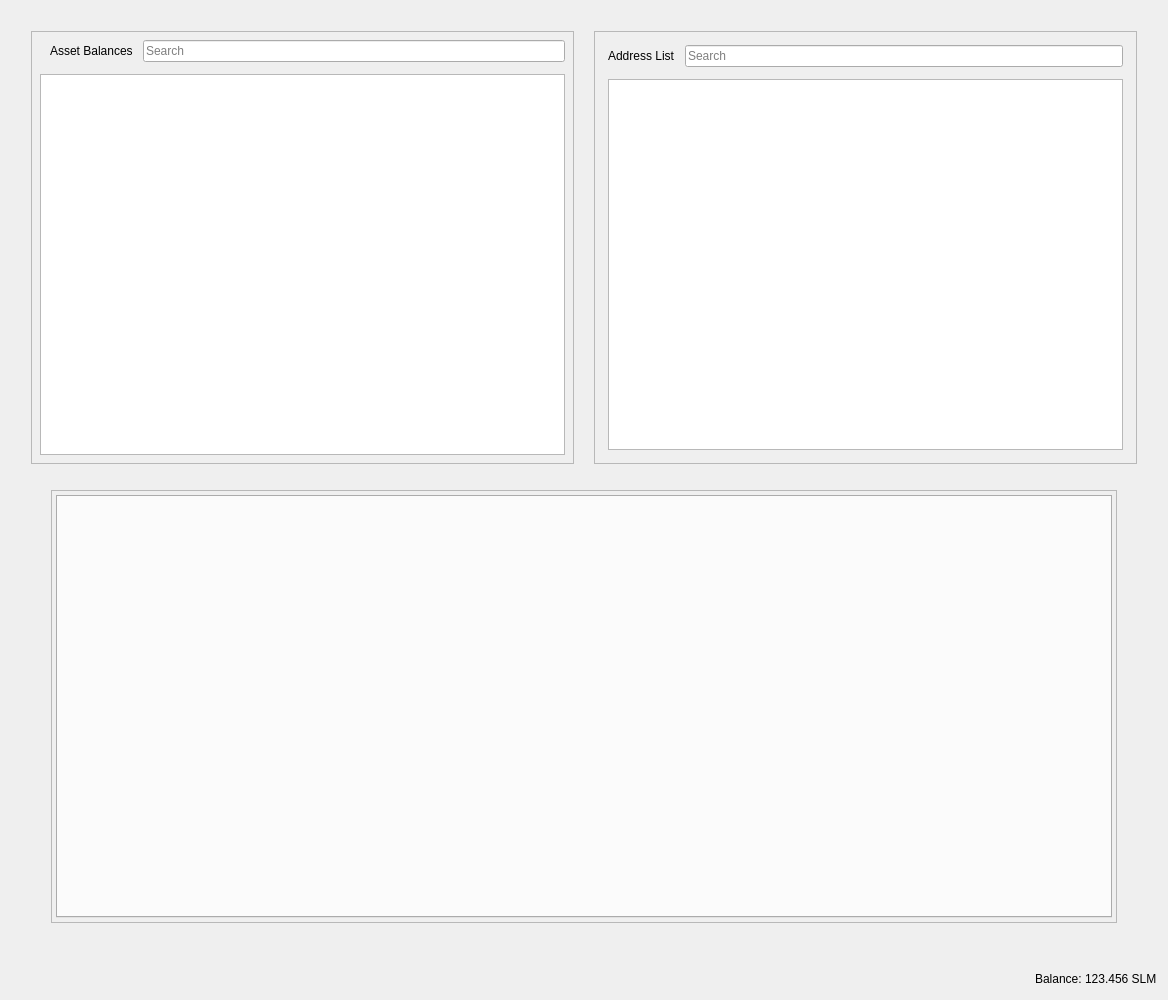
<?xml version="1.0" encoding="UTF-8"?>
<ui version="4.0">
 <class>RestrictedAssetsDialog</class>
 <widget class="QDialog" name="RestrictedAssetsDialog">
  <property name="geometry">
   <rect>
    <x>0</x>
    <y>0</y>
    <width>1168</width>
    <height>1000</height>
   </rect>
  </property>
  <property name="windowTitle">
   <string>Send Coins</string>
  </property>
  <layout class="QVBoxLayout" name="verticalLayout">
   <item>
    <layout class="QHBoxLayout" name="horizontalLayout">
     <property name="spacing">
      <number>20</number>
     </property>
     <property name="leftMargin">
      <number>20</number>
     </property>
     <property name="topMargin">
      <number>20</number>
     </property>
     <property name="rightMargin">
      <number>20</number>
     </property>
     <property name="bottomMargin">
      <number>20</number>
     </property>
     <item>
      <widget class="QFrame" name="frameAssetBalance">
       <property name="frameShape">
        <enum>QFrame::StyledPanel</enum>
       </property>
       <property name="frameShadow">
        <enum>QFrame::Raised</enum>
       </property>
       <layout class="QVBoxLayout" name="verticalLayout_7">
        <property name="spacing">
         <number>12</number>
        </property>
        <property name="leftMargin">
         <number>4</number>
        </property>
        <property name="topMargin">
         <number>4</number>
        </property>
        <property name="rightMargin">
         <number>4</number>
        </property>
        <property name="bottomMargin">
         <number>4</number>
        </property>
        <item>
         <layout class="QVBoxLayout" name="verticalLayout_4">
          <property name="spacing">
           <number>12</number>
          </property>
          <property name="leftMargin">
           <number>4</number>
          </property>
          <property name="topMargin">
           <number>4</number>
          </property>
          <property name="rightMargin">
           <number>4</number>
          </property>
          <property name="bottomMargin">
           <number>4</number>
          </property>
          <item>
           <layout class="QHBoxLayout" name="horizontalLayout_8">
            <property name="spacing">
             <number>10</number>
            </property>
            <property name="leftMargin">
             <number>10</number>
            </property>
            <item>
             <widget class="QLabel" name="labelAssetBalance">
              <property name="text">
               <string>Asset Balances</string>
              </property>
             </widget>
            </item>
            <item>
             <widget class="QLineEdit" name="lineEditAssetSearch">
              <property name="placeholderText">
               <string>Search</string>
              </property>
             </widget>
            </item>
           </layout>
          </item>
          <item>
           <widget class="QTableView" name="listAssets"/>
          </item>
         </layout>
        </item>
       </layout>
      </widget>
     </item>
     <item>
      <widget class="QFrame" name="frameAddressList">
       <property name="frameShape">
        <enum>QFrame::StyledPanel</enum>
       </property>
       <property name="frameShadow">
        <enum>QFrame::Raised</enum>
       </property>
       <layout class="QVBoxLayout" name="verticalLayout_10">
        <property name="spacing">
         <number>12</number>
        </property>
        <item>
         <layout class="QVBoxLayout" name="verticalLayout_9">
          <property name="spacing">
           <number>12</number>
          </property>
          <property name="leftMargin">
           <number>4</number>
          </property>
          <property name="topMargin">
           <number>4</number>
          </property>
          <property name="rightMargin">
           <number>4</number>
          </property>
          <property name="bottomMargin">
           <number>4</number>
          </property>
          <item>
           <layout class="QHBoxLayout" name="horizontalLayout_9">
            <property name="spacing">
             <number>10</number>
            </property>
            <property name="leftMargin">
             <number>0</number>
            </property>
            <property name="topMargin">
             <number>0</number>
            </property>
            <property name="rightMargin">
             <number>0</number>
            </property>
            <property name="bottomMargin">
             <number>0</number>
            </property>
            <item>
             <widget class="QLabel" name="labelAddressList">
              <property name="text">
               <string>Address List</string>
              </property>
             </widget>
            </item>
            <item>
             <widget class="QLineEdit" name="lineEditAddressSearch">
              <property name="placeholderText">
               <string>Search</string>
              </property>
             </widget>
            </item>
           </layout>
          </item>
          <item>
           <widget class="QTableView" name="myAddressList"/>
          </item>
         </layout>
        </item>
       </layout>
      </widget>
     </item>
    </layout>
   </item>
   <item>
    <layout class="QHBoxLayout" name="horizontalLayout_4">
     <property name="spacing">
      <number>34</number>
     </property>
     <property name="leftMargin">
      <number>40</number>
     </property>
     <property name="topMargin">
      <number>0</number>
     </property>
     <property name="rightMargin">
      <number>40</number>
     </property>
     <property name="bottomMargin">
      <number>40</number>
     </property>
     <item>
      <widget class="QFrame" name="tabFrame">
       <property name="frameShape">
        <enum>QFrame::StyledPanel</enum>
       </property>
       <property name="frameShadow">
        <enum>QFrame::Raised</enum>
       </property>
       <layout class="QVBoxLayout" name="verticalLayout_8">
        <property name="spacing">
         <number>12</number>
        </property>
        <property name="leftMargin">
         <number>4</number>
        </property>
        <property name="topMargin">
         <number>4</number>
        </property>
        <property name="rightMargin">
         <number>4</number>
        </property>
        <property name="bottomMargin">
         <number>4</number>
        </property>
        <item>
         <widget class="QTabWidget" name="tabWidget">
          <property name="tabPosition">
           <enum>QTabWidget::North</enum>
          </property>
          <property name="tabShape">
           <enum>QTabWidget::Rounded</enum>
          </property>
          <property name="currentIndex">
           <number>-1</number>
          </property>
          <property name="elideMode">
           <enum>Qt::ElideNone</enum>
          </property>
         </widget>
        </item>
       </layout>
      </widget>
     </item>
    </layout>
   </item>
   <item>
    <layout class="QHBoxLayout" name="horizontalLayout_2">
     <property name="spacing">
      <number>3</number>
     </property>
     <item>
      <spacer name="horizontalSpacer">
       <property name="orientation">
        <enum>Qt::Horizontal</enum>
       </property>
       <property name="sizeHint" stdset="0">
        <size>
         <width>40</width>
         <height>20</height>
        </size>
       </property>
      </spacer>
     </item>
     <item alignment="Qt::AlignRight">
      <widget class="QLabel" name="label">
       <property name="sizePolicy">
        <sizepolicy hsizetype="Preferred" vsizetype="Fixed">
         <horstretch>0</horstretch>
         <verstretch>0</verstretch>
        </sizepolicy>
       </property>
       <property name="text">
        <string>Balance:</string>
       </property>
      </widget>
     </item>
     <item alignment="Qt::AlignRight">
      <widget class="QLabel" name="labelBalance">
       <property name="sizePolicy">
        <sizepolicy hsizetype="Preferred" vsizetype="Fixed">
         <horstretch>0</horstretch>
         <verstretch>0</verstretch>
        </sizepolicy>
       </property>
       <property name="cursor">
        <cursorShape>IBeamCursor</cursorShape>
       </property>
       <property name="text">
        <string notr="true">123.456 SLM</string>
       </property>
       <property name="textInteractionFlags">
        <set>Qt::LinksAccessibleByMouse|Qt::TextSelectableByKeyboard|Qt::TextSelectableByMouse</set>
       </property>
      </widget>
     </item>
    </layout>
   </item>
  </layout>
 </widget>
 <resources>
  <include location="../slimecoin.qrc"/>
 </resources>
 <connections/>
</ui>
